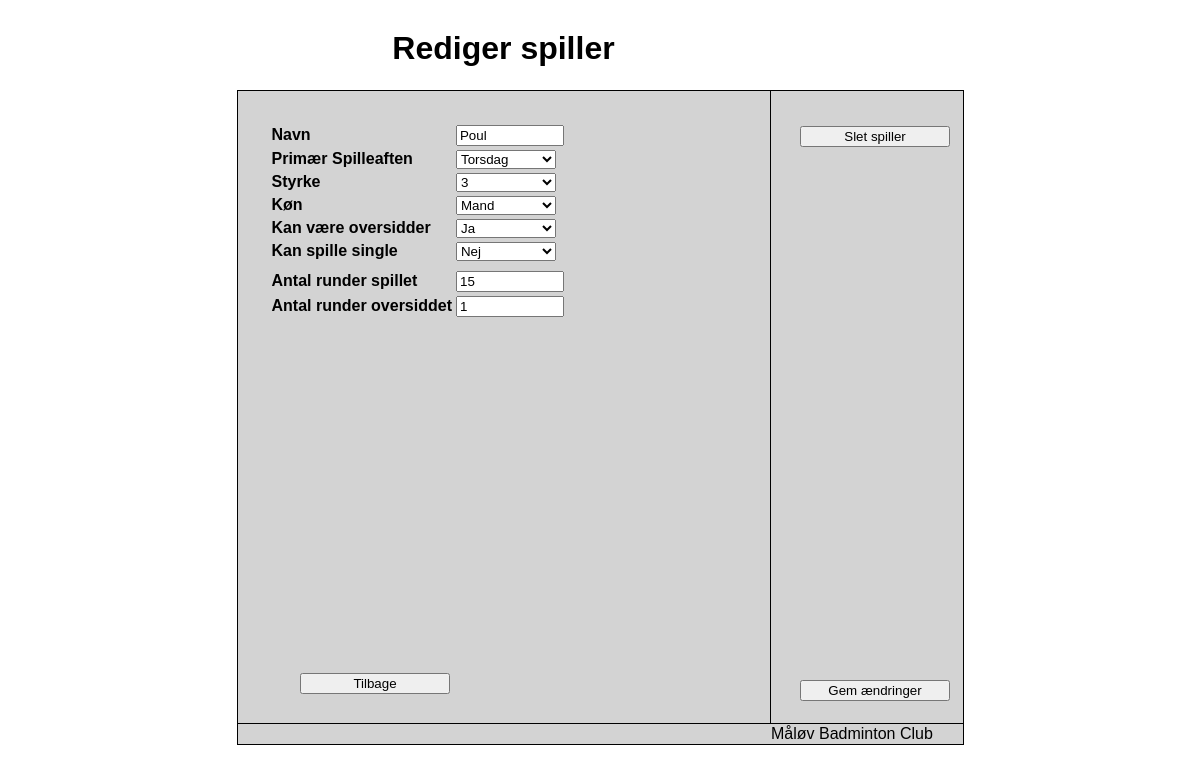
/editplayer.php?playerid=1, run on the app's committed database.
### tables this page shows
CREATE TABLE Players
(
P_id int NOT NULL AUTO_INCREMENT,
Name varchar(255) NOT NULL,
Strength int NOT NULL,
Gender varchar (1) NOT NULL,
Benchable varchar (1) NOT NULL,
Primary_day varchar(9) NOT NULL,
Single varchar(1) NOT NULL,
Played int NOT NULL DEFAULT 0,
Benched int NOT NULL DEFAULT 0,
PRIMARY KEY (P_id)
);

### editplayer.php (the view, shortened to what this page needs)
<?php
  try {
      $conn = mysqli_connect("localhost", "root", "secretpwD1111", "badminton");
    } catch(Exception $e) {
        print $e->getMessage();
      }
  if(isset($_GET['playerid']) && strlen($_GET['playerid']) > 0) {
    $playerid = $_GET['playerid'];
    $stmt = $conn->prepare("SELECT Name, Primary_day, Strength, Gender, " .
                           "Benchable, Single, Played, Benched " .
                           "FROM players " .
                           "WHERE P_id = ?");
    $stmt->bind_param('i', $playerid);
    $stmt->execute();
    $stmt->bind_result($name, $day, $strength, $gender, $benchable, $single, $played, $benched);
  }
  else {
    print "Invalid spillerid";
    die();
  }
?>
<!DOCTYPE html>
<html>
<link rel="stylesheet" type="text/css" href="style.css">
<body>
<center>
<table id='mainframe'>
  <tr>
    <th><h1>Rediger spiller</h1></th>
  </tr>
  <tr id='innerEdge'>
    <td>
      <div id='content'>
        <form action='editplayer.php' method='post'>
        <table id='edittable'>
          <tr>
            <th>Navn</th><td><input type='text' name='name' value='<?php print $name; ?>'></td>
          </tr>
          <tr>
            <th>Primær Spilleaften</th>
            <td>
              <select name='day' selected=''>
                <option value='Torsdag' <?php if($day == 'Torsdag') { print 'Selected'; } ?>>Torsdag</option>
              </select>
            </td>
          </tr>
          <tr>
            <th>Styrke</th>
            <td>
              <select name='strength'>
                <option value='3' <?php if($strength == '3') { print 'Selected'; } ?>>3</option>
              </select>
            </td>
          </tr>
          <tr>
            <th>Køn</th>
            <td>
              <select name='gender'>
                <option value='M' <?php if($gender == 'M') { print 'Selected'; } ?>>Mand</option>
              </select>
            </td>
          </tr>
          <tr>
            <th>Kan være oversidder</th>
            <td>
              <select name='benchable'>
                <option value='Y' <?php if($benchable == 'Y') { print 'Selected'; } ?>>Ja</option>
              </select>
            </td>
          </tr>
          <tr>
            <th>Kan spille single</th>
            <td>
              <select name='single'>
                <option value='N' <?php if($single == 'N') { print 'Selected'; } ?>>Nej</option>
              </select>
            </td>
          </tr>
          <tr>
            <th>Antal runder spillet</th><td><input type='text' name='played' value='<?php print $played; ?>'></td>
          </tr>
          <tr>
            <th>Antal runder oversiddet</th><td><input type='text' name='benched' value='<?php print $benched; ?>'></td>
          </tr>
        </table>
      </div>
    </td>
    <td id='buttonPanel'>
      <div id='buttons'>
        <input id='editbutton' type='submit' value='Gem ændringer'></form>
        <form action='editplayer.php' method='post'>
          <input id='deletebutton' name='deletebutton' type='submit' value='Slet spiller'>
        </form>
        <form action='main.php'><input id='backbutton' type='submit' value='Tilbage'></form>
      </div>
    </td>
  </tr>
  <tr id='bottombar'>
    <td>
    </td>
    <td>
      Måløv Badminton Club
    </td>
  </tr>
</table>
</center>
</body>
</html>

### style.css (style rules this page uses)
#mainframe { font-family:Verdana, Geneva, sans-serif; border-collapse:collapse; padding:0; }
#content { height:600px; width:500px; margin-top:30px; margin-left:30px; }
#innerEdge, #bottombar, #buttonPanel { border:1px solid black; background-color:lightgrey; }
#buttonPanel { width:190px; height:600px; }
#buttonPanel input { width:150px; }
#buttons { margin:auto; width:70%; }
#content { overflow:auto; }
#addtable input, select { width:100px; }
#backbutton { position:relative; top:256px; right:500px; }
#editbutton { position:relative; top:305px; }
#deletebutton { position:relative; top:-270px; }
#edittable th { text-align:left; }
#edittable input, select { width:100px; }

### data on the page
players: name "Poul", played "15", benched "1"
